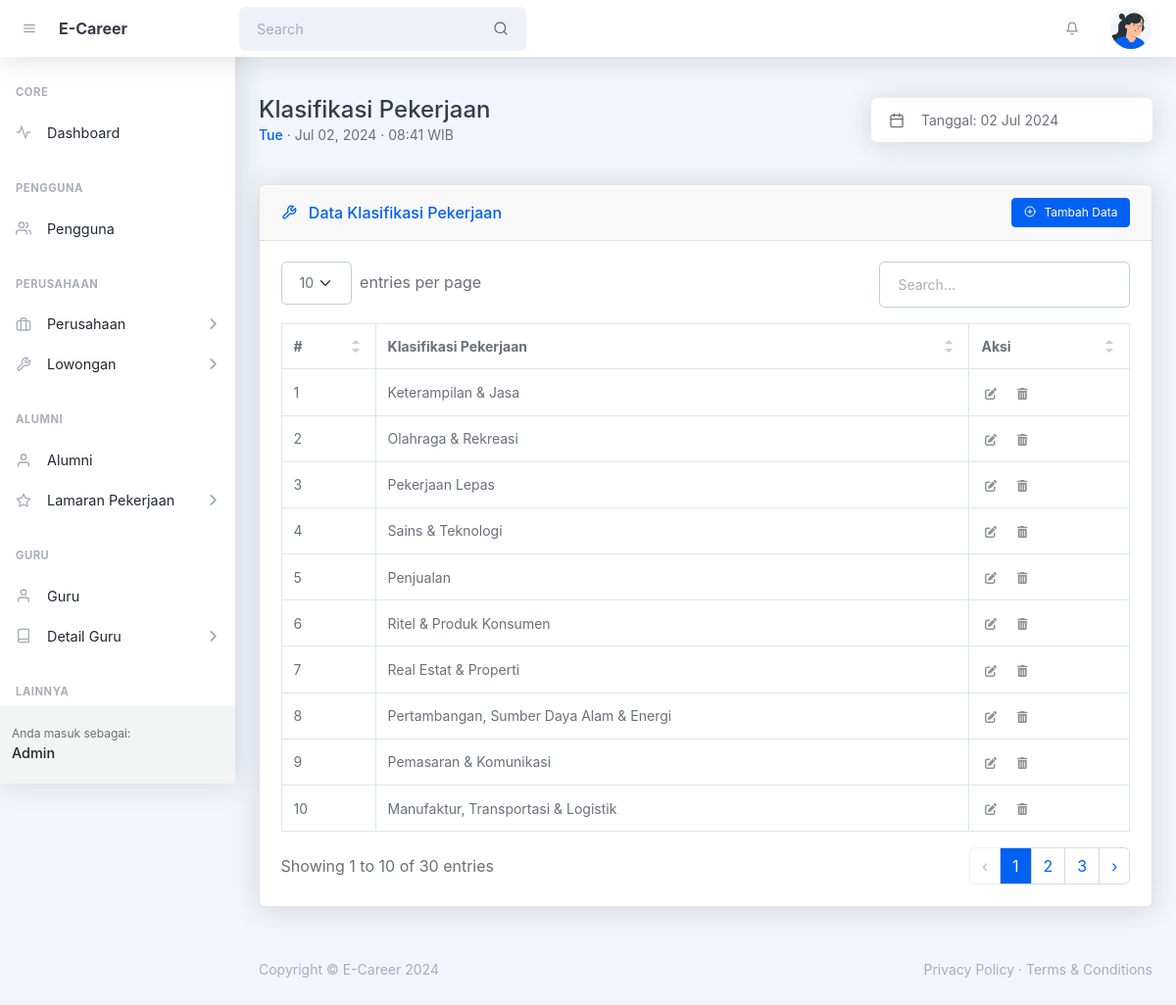
Screenshot of /admin/klasifikasi_pekerjaan.php (signed in) with the database file from the repository.
### tables this page shows
CREATE TABLE `tbl_klasifikasi_pekerjaan` (
  `id` int(10) UNSIGNED NOT NULL,
  `klasifikasi_pekerjaan` varchar(128) NOT NULL,
  `created_at` timestamp NOT NULL DEFAULT current_timestamp(),
  `updated_at` timestamp NULL DEFAULT NULL ON UPDATE current_timestamp()
);

### helpers/isAccessAllowedHelper.php (called while the page is built, shortened)
<?php
function isAccessAllowed($expected_hak_akses = null): bool {
    include_once '../config/config.php';
    $current_hak_akses = $_SESSION['hak_akses'] ?? null;
    $expected_hak_akses = !is_array($expected_hak_akses)
        ? array($expected_hak_akses)
        : $expected_hak_akses;
    return true;
}
?>

### admin/klasifikasi_pekerjaan.php (the view, shortened to what this page needs)
<?php
include '../helpers/isAccessAllowedHelper.php';
if (!isAccessAllowed('admin')) :
  session_destroy();
  echo "<meta http-equiv='refresh' content='0;" . base_url_return('index.php?msg=other_error') . "'>";
else :
  include_once '../config/connection.php';
?>
  <!DOCTYPE html>
  <html lang="en">
  <head>
    <?php include '_partials/head.php' ?>
  </head>
  <body class="nav-fixed">
    <?php include '_partials/topnav.php' ?>
    <div id="layoutSidenav">
      <div id="layoutSidenav_nav">
        <?php include '_partials/sidebar.php' ?>
      </div>
      <div id="layoutSidenav_content">
        <main>
          <div class="container-xl px-4 mt-5">
            <div class="d-flex justify-content-between align-items-sm-center flex-column flex-sm-row mb-4">
              <div class="me-4 mb-3 mb-sm-0">
                <h1 class="mb-0">Klasifikasi Pekerjaan</h1>
                <div class="small">
                  <span class="fw-500 text-primary"><?= date('D') ?></span>
                  &middot; <?= date('M d, Y') ?> &middot; <?= date('H:i') ?> WIB
                </div>
              </div>
              <div class="input-group input-group-joined border-0 shadow w-auto">
                <span class="input-group-text"><i data-feather="calendar"></i></span>
                <input class="form-control ps-0 pointer" id="litepickerRangePlugin" value="Tanggal: <?= date('d M Y') ?>" readonly />
              </div>
            </div>
            <div class="card card-header-actions mb-4 mt-5">
              <div class="card-header">
                <div>
                  <i data-feather="tool" class="me-2 mt-1"></i>
                  Data Klasifikasi Pekerjaan
                </div>
                <button class="btn btn-sm btn-primary toggle_modal_tambah" type="button"><i data-feather="plus-circle" class="me-2"></i>Tambah Data</button>
              </div>
              <div class="card-body">
                <table id="datatablesSimple">
                  <thead>
                    <tr>
                      <th>#</th>
                      <th>Klasifikasi Pekerjaan</th>
                      <th>Aksi</th>
                    </tr>
                  </thead>
                  <tbody>
                    <?php
                    $no = 1;
                    $query_klasifikasi_pekerjaan = mysqli_query($connection, "SELECT *  FROM tbl_klasifikasi_pekerjaan ORDER BY id DESC");
                    while ($klasifikasi_pekerjaan = mysqli_fetch_assoc($query_klasifikasi_pekerjaan)):
                    ?>
                      <tr>
                        <td><?= $no++ ?></td>
                        <td><?= $klasifikasi_pekerjaan['klasifikasi_pekerjaan'] ?></td>
                        <td>
                          <button class="btn btn-datatable btn-icon btn-transparent-dark me-2 toggle_modal_ubah"
                            data-id_klasifikasi_pekerjaan="<?= $klasifikasi_pekerjaan['id'] ?>"
                            data-klasifikasi_pekerjaan="<?= $klasifikasi_pekerjaan['klasifikasi_pekerjaan'] ?>">
                            <i class="fa fa-pen-to-square"></i>
                          </button>
                          <button class="btn btn-datatable btn-icon btn-transparent-dark me-2 toggle_swal_hapus"
                            data-id_klasifikasi_pekerjaan="<?= $klasifikasi_pekerjaan['id'] ?>"
                            data-klasifikasi_pekerjaan="<?= $klasifikasi_pekerjaan['klasifikasi_pekerjaan'] ?>">
                            <i class="fa fa-trash-can"></i>
                          </button>
                        </td>
                      </tr>
                    <?php endwhile ?>
                  </tbody>
                </table>
              </div>
            </div>
          </div>
        </main>
        <?php include '_partials/footer.php' ?>
      </div>
    </div>
  </body>
  </html>
<?php endif ?>

### rows the page displays
tbl_klasifikasi_pekerjaan: klasifikasi_pekerjaan "Keterampilan & Jasa"
tbl_klasifikasi_pekerjaan: klasifikasi_pekerjaan "Olahraga & Rekreasi"
tbl_klasifikasi_pekerjaan: klasifikasi_pekerjaan "Pekerjaan Lepas"
tbl_klasifikasi_pekerjaan: klasifikasi_pekerjaan "Sains & Teknologi"
tbl_klasifikasi_pekerjaan: klasifikasi_pekerjaan "Penjualan"
tbl_klasifikasi_pekerjaan: klasifikasi_pekerjaan "Ritel & Produk Konsumen"
tbl_klasifikasi_pekerjaan: klasifikasi_pekerjaan "Real Estat & Properti"
tbl_klasifikasi_pekerjaan: klasifikasi_pekerjaan "Pertambangan, Sumber Daya Alam & Energi"
tbl_klasifikasi_pekerjaan: klasifikasi_pekerjaan "Pemasaran & Komunikasi"
tbl_klasifikasi_pekerjaan: klasifikasi_pekerjaan "Manufaktur, Transportasi & Logistik"

### other values shown
SITE_NAME_SHORT "E-Career"
$user_logged_in "Admin"
